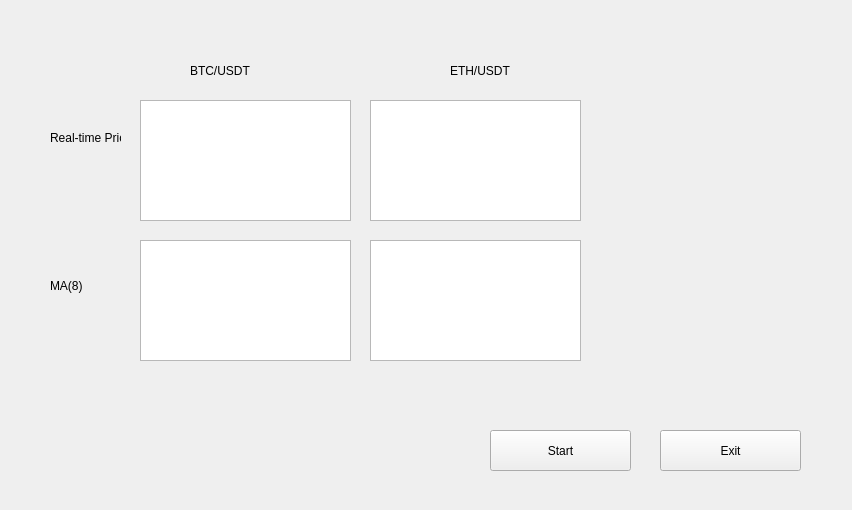
<?xml version="1.0" encoding="UTF-8"?>
<ui version="4.0">
 <class>Form</class>
 <widget class="QWidget" name="Form">
  <property name="geometry">
   <rect>
    <x>0</x>
    <y>0</y>
    <width>852</width>
    <height>510</height>
   </rect>
  </property>
  <property name="windowTitle">
   <string>Crypto Ticker - Binance API</string>
  </property>
  <widget class="QPushButton" name="pushButton">
   <property name="enabled">
    <bool>true</bool>
   </property>
   <property name="geometry">
    <rect>
     <x>660</x>
     <y>430</y>
     <width>141</width>
     <height>41</height>
    </rect>
   </property>
   <property name="text">
    <string>Exit</string>
   </property>
  </widget>
  <widget class="QLabel" name="label">
   <property name="geometry">
    <rect>
     <x>190</x>
     <y>50</y>
     <width>101</width>
     <height>41</height>
    </rect>
   </property>
  <property name="text">
   <string>BTC/USDT</string>
  </property>
  </widget>
  <widget class="QLabel" name="label_2">
   <property name="geometry">
    <rect>
     <x>450</x>
     <y>50</y>
     <width>111</width>
     <height>41</height>
    </rect>
   </property>
  <property name="text">
   <string>ETH/USDT</string>
  </property>
  </widget>
  <widget class="QLabel" name="label_3">
   <property name="geometry">
    <rect>
     <x>50</x>
     <y>130</y>
     <width>71</width>
     <height>16</height>
    </rect>
   </property>
   <property name="text">
    <string>Real-time Price</string>
   </property>
  </widget>
  <widget class="QLabel" name="label_4">
   <property name="geometry">
    <rect>
     <x>50</x>
     <y>270</y>
     <width>81</width>
     <height>31</height>
    </rect>
   </property>
  <property name="text">
   <string>MA(8)</string>
  </property>
  </widget>
  <widget class="QPushButton" name="pushButton_2">
   <property name="geometry">
    <rect>
     <x>490</x>
     <y>430</y>
     <width>141</width>
     <height>41</height>
    </rect>
   </property>
   <property name="text">
    <string>Start</string>
   </property>
  </widget>
  <widget class="QTextEdit" name="textEdit">
   <property name="geometry">
    <rect>
     <x>140</x>
     <y>100</y>
     <width>211</width>
     <height>121</height>
    </rect>
   </property>
  </widget>
  <widget class="QTextEdit" name="textEdit_2">
   <property name="geometry">
    <rect>
     <x>370</x>
     <y>100</y>
     <width>211</width>
     <height>121</height>
    </rect>
   </property>
  </widget>
  <widget class="QTextEdit" name="textEdit_3">
   <property name="geometry">
    <rect>
     <x>140</x>
     <y>240</y>
     <width>211</width>
     <height>121</height>
    </rect>
   </property>
  </widget>
  <widget class="QTextEdit" name="textEdit_4">
   <property name="geometry">
    <rect>
     <x>370</x>
     <y>240</y>
     <width>211</width>
     <height>121</height>
    </rect>
   </property>
  </widget>
 </widget>
 <resources/>
 <connections/>
</ui>
